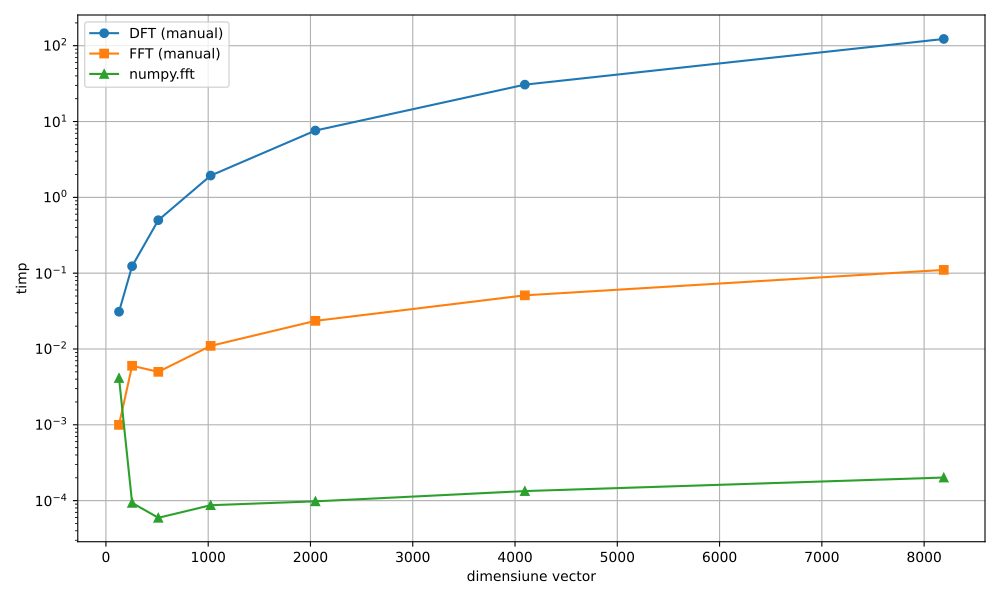

Write the Python code that produced this figure.
import numpy as np
import matplotlib.pyplot as plt
import time

def dft(x):
    N = len(x)
    X = np.zeros(N, dtype=complex)
    for k in range(N):
        for n in range(N):
            X[k] += x[n] * np.exp(-2j * np.pi * k * n / N)
    return X

def fft(x):
    N = len(x)
    if N <= 1:
        return x
    even = fft(x[::2])
    odd = fft(x[1::2])
    T = [np.exp(-2j * np.pi * k / N) * odd[k] for k in range(N // 2)]
    return np.array([even[k] + T[k] for k in range(N // 2)] +
                    [even[k] - T[k] for k in range(N // 2)])

sizes = [128, 256, 512, 1024,2048,4096,8192]

times_dft = []
times_fft = []
times_numpy = []

for N in sizes:
    x = np.random.random(N)

    start = time.time()
    dft(x)
    times_dft.append(time.time() - start)

    start = time.time()
    fft(x)
    times_fft.append(time.time() - start)

    start = time.perf_counter()
    np.fft.fft(x)
    times_numpy.append(time.perf_counter() - start)

print(times_numpy)
plt.figure(figsize=(10, 6))
plt.plot(sizes, times_dft, label='DFT (manual)', marker='o')
plt.plot(sizes, times_fft, label='FFT (manual)', marker='s')
plt.plot(sizes, times_numpy, label='numpy.fft', marker='^')
plt.yscale('log')
plt.xlabel('dimensiune vector')
plt.ylabel('timp')
plt.legend()
plt.grid(True)
plt.tight_layout()
plt.show()
